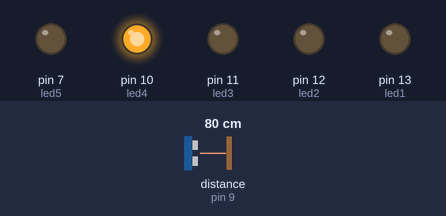
Simulated run of this sketch. Board: Arduino Uno, built with avr-gcc and run on an emulated ATmega328P. On the bench: output pins drawn as LEDs (lit = HIGH). Wiring (inferred from the names in the program): ultrasonic range finder: trigger pin 8; echo pin 9. Inputs (shaded band) come from the test bench; at power-on: distance to the obstacle (sensor on pin 9) 80 cm. The echo pulse lasts 58.3 µs per cm; pins used as bus, display or sensor lines are not drawn.

Above: at 1.2 s.
1.3 s: distance to the obstacle (sensor on pin 9) set to 63 cm
2.8 s: distance to the obstacle (sensor on pin 9) set to 57 cm
At 4.0 s:
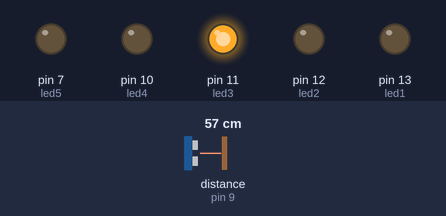
4.3 s: distance to the obstacle (sensor on pin 9) set to 46 cm
5.8 s: distance to the obstacle (sensor on pin 9) set to 38 cm
At 6.5 s:
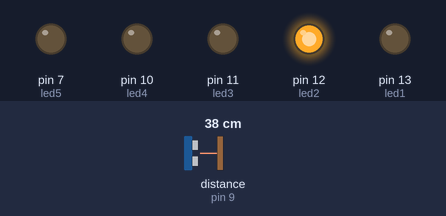
7.3 s: distance to the obstacle (sensor on pin 9) set to 23 cm
8.8 s: distance to the obstacle (sensor on pin 9) set to 19 cm
At 9.8 s:
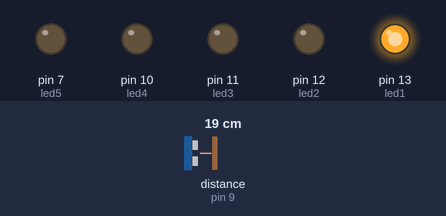
Timing chart, 0 to 11.3 s (numbered marks = the images above; inputs shaded):
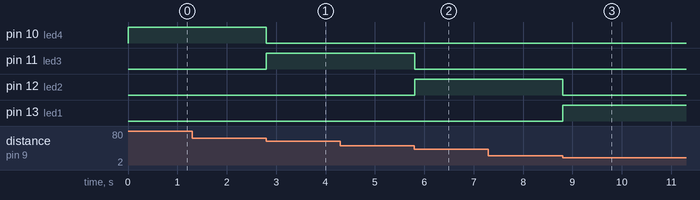

The sketch:

led_sensor.ino
```cpp
const int trigpin = 8;
const int echopin = 9;
int led1 = 13;
int led2 = 12;
int led3 = 11;
int led4 = 10;
int led5 = 7;
int distance;
float time;

void setup()
{
  pinMode(trigpin,OUTPUT);
  pinMode(echopin,INPUT);
  pinMode(led1,OUTPUT);
  pinMode(led1,OUTPUT);
  pinMode(led2,OUTPUT);
  pinMode(led3,OUTPUT);
  pinMode(led4,OUTPUT);
  pinMode(led5,OUTPUT);
  Serial.begin(9600);
}
void loop()
{
 digitalWrite(trigpin,LOW);
 delayMicroseconds(2);
 digitalWrite(trigpin,HIGH);
 delayMicroseconds(10);
 digitalWrite(trigpin,LOW);

  time = pulseIn(echopin,HIGH);

  distance = time * 0.34/2;

  if(distance<200)
  {
  	digitalWrite(led1,HIGH);
  }
  else
  {
  digitalWrite(led1,LOW);
  }
  if(distance>=200 && distance<400)
  {
  	digitalWrite(led2,HIGH);
  }
  else
  {
  digitalWrite(led2,LOW);
  }
  if(distance>=400 && distance<600)
  {
  	digitalWrite(led3,HIGH);
  }
  else
  {
  digitalWrite(led3,LOW);
  }
  if(distance>=600 && distance<800)
  {
  	digitalWrite(led4,HIGH);
  }
  else
  {
  digitalWrite(led4,LOW);
  }
  if(distance>=800 && distance<1000)
  {
  	digitalWrite(led5,HIGH);
  }
  else
  {
  digitalWrite(led5,LOW);
  }
}
```

Measured:
- the behaviour switches between 61 and 60 cm on distance to the obstacle (sensor on pin 9) (found by bisection; images 0 and 1)
- the behaviour switches between 41 and 40 cm on distance to the obstacle (sensor on pin 9) (found by bisection; images 1 and 2)
- the behaviour switches between 21 and 20 cm on distance to the obstacle (sensor on pin 9) (found by bisection; images 2 and 3)
- after the input at 1.3 s, every drawn part: stays the same
- after the input at 2.8 s, pin 10 (led4): HIGH → LOW at once; pin 11 (led3): LOW → HIGH at once
- after the input at 4.3 s, every drawn part: stays the same
- after the input at 5.8 s, pin 11 (led3): HIGH → LOW at once; pin 12 (led2): LOW → HIGH at once
- after the input at 7.3 s, every drawn part: stays the same
- after the input at 8.8 s, pin 12 (led2): HIGH → LOW at once; pin 13 (led1): LOW → HIGH at once
